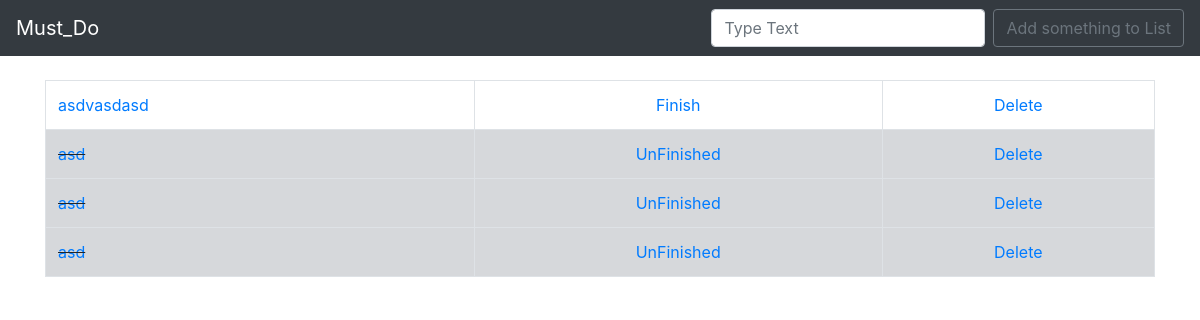
Before: / with the older database file.
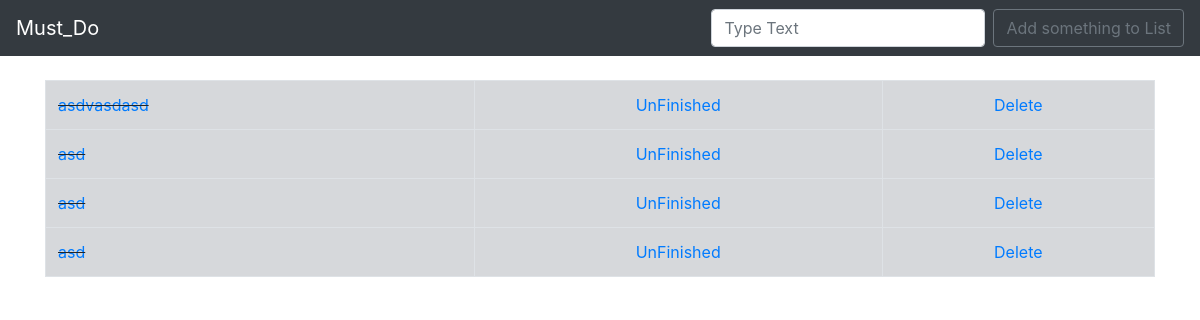
After: the same page with the newer database file.
### MustDO/models.py (models this page shows, shortened)
class List(models.Model):
    item = models.CharField(max_length=200)
    complete = models.BooleanField(default=False)

### MustDO/views.py (the view)
# urls.py: 2. Add a URL to urlpatterns:  path('', views.home, name='home')
def home(request):
    if request.method == 'POST':
        form = ListForm(request.POST or None)
        if form.is_valid():
            form.save()
            all_items = List.objects.all
            messages.success(
                request, ('The Must_DO has been added to the List'))
            return render(request, 'home.html', {'all_items': all_items})
    else:
        all_items = List.objects.all
        return render(request, 'home.html', {'all_items': all_items})

### MustDO/templates/home.html (shortened to what this page needs)
{% extends 'base.html' %}
{%block content%}
{%if all_items%}
        <table class="table table-bordered"><br>
    {% for things in all_items %}
        {% if things.complete %}
        <tr class = "table-secondary">
           <td class = " striker "><a href = "{% url 'edit' things.id%}">{{things.item}}</a></td>
           <td><center><a href="{% url 'uncross' things.id%}">UnFinished</center></td>
           <td><center><a href="{% url 'delete' things.id%}">Delete</a></center></td>
        </tr>
        {% else %}
            <tr>
           <td><a href = "{% url 'edit' things.id%}">{{things.item}}</a></td>
           <td><center><a href ="{% url 'cross_off' things.id%}">Finish</a></center></td>
           <td><center><a href="{% url 'delete' things.id%}">Delete</a></center></td>
        </tr>
        {% endif %}
    {% endfor %}
        </table>
{%endif%}
{% endblock %}

Changed rows visible on the page:
changed List "asdvasdasd": complete "Finish" → "UnFinished"
